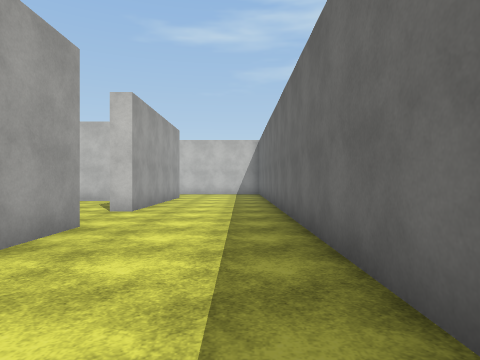
[1] (above)

24 first-person views from a walk through a Unity game level. The camera is 1.4 m above the floor, looks level and sees 75° across. The floor is counted in squares, 2 m on a side. Each view is taken from the middle of a square. On the plan, view 1 faces up. The plan holds only what a view shows up to about 10 squares ahead; the rest is blank. The player is left out. Surface patterns are stand-ins for the level's own textures.

[2]
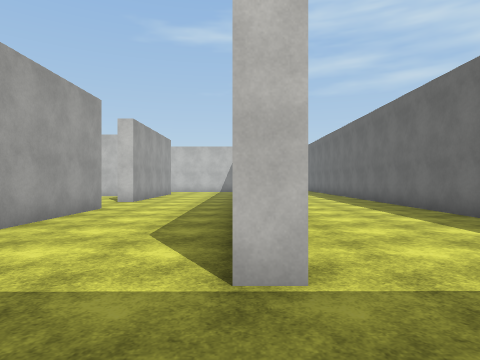

[3]
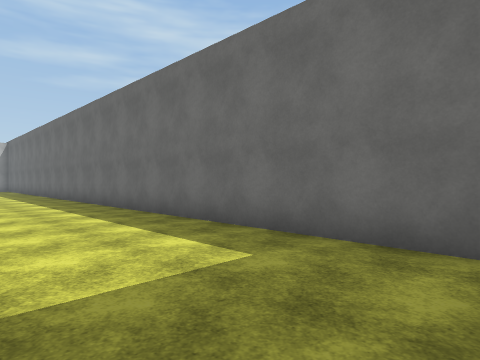

[4]
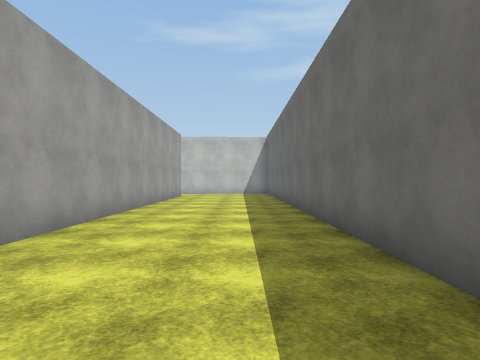

[5]
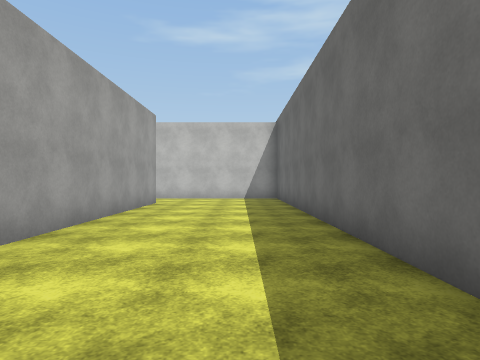

[6]
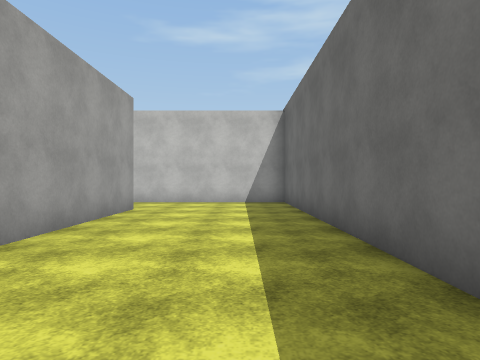

[7]
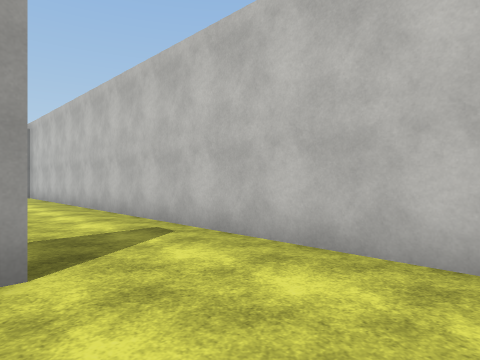

[8]
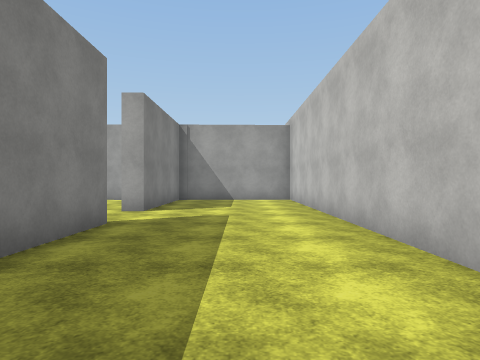

[9]
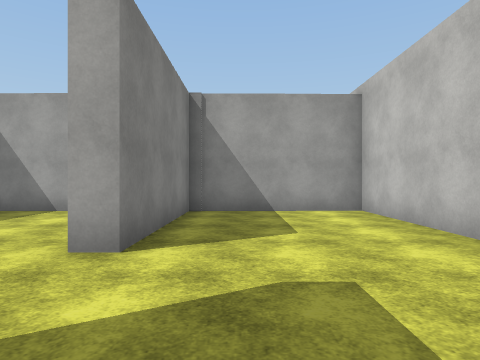

[10]
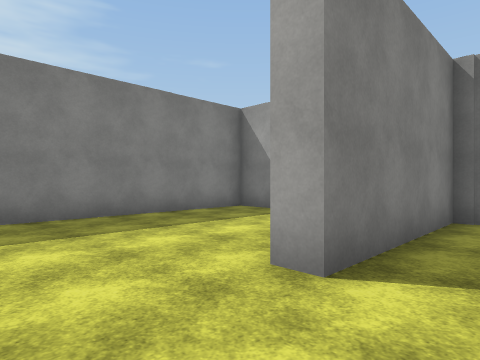

[11]
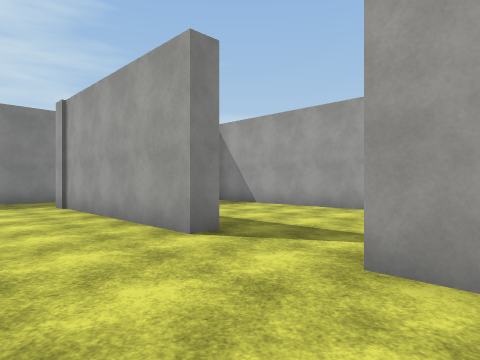

[12]
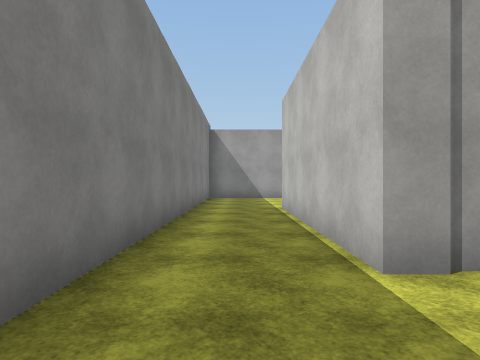

[13]
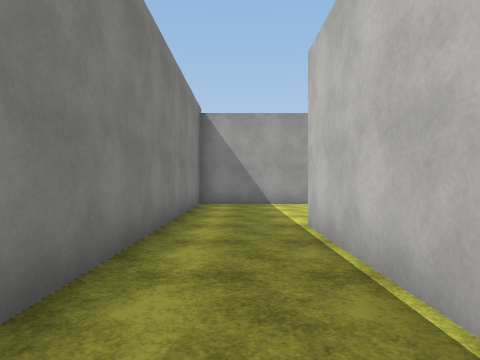

[14]
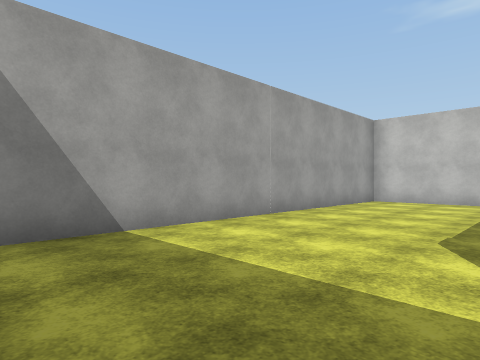

[15]
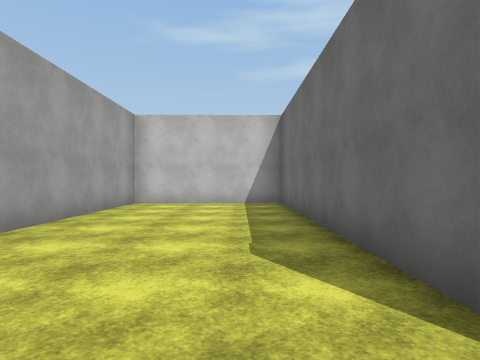

[16]
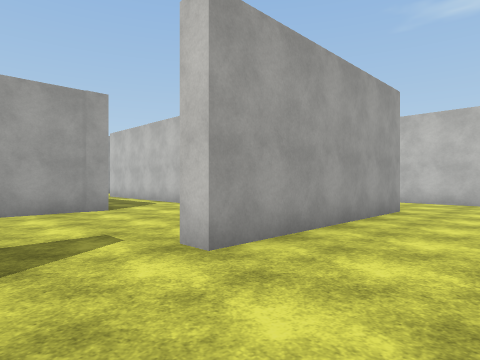

[17]
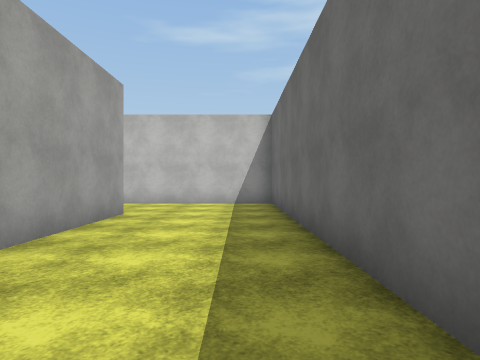

[18]
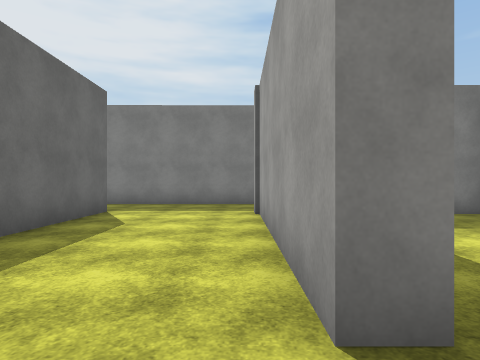

[19]
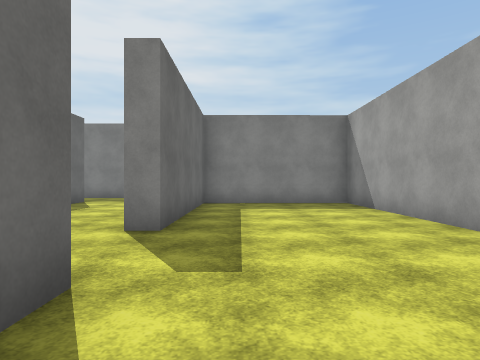

[20]
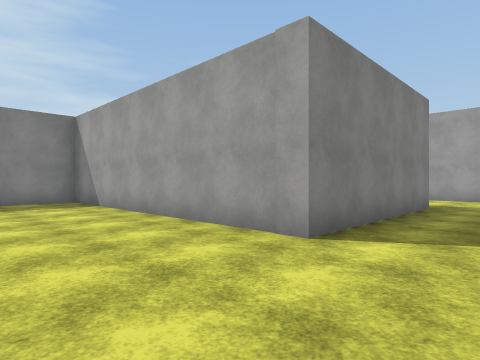

[21]
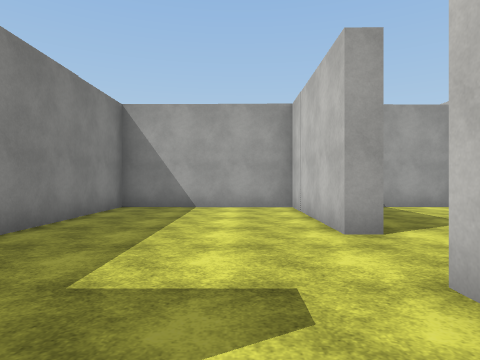

[22]
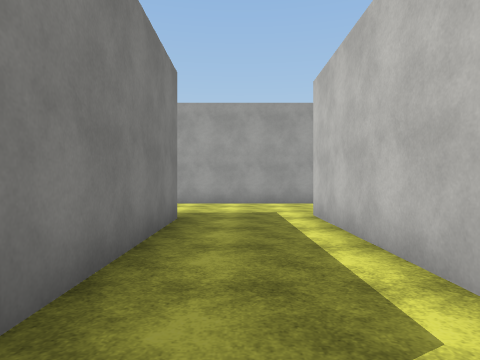

[23]
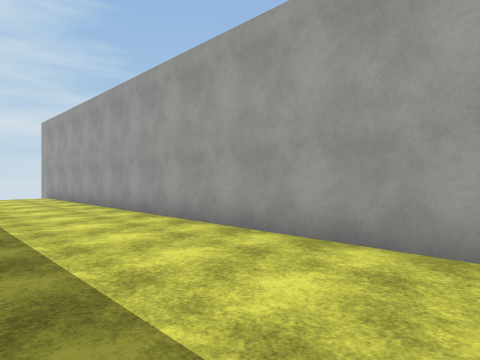

[24]
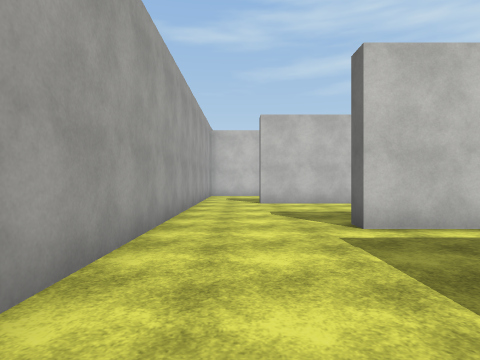

### Floor plan
Points are (right, up) in squares from view 1. A wall is a line through its corners. A room is listed if a view was taken in it or the views show most of it. See-through windows are left out.
Room 1 (views 1, 2, 3, 4, 5, 6, 7, 8, 9, 10, 11, 12, 16, 17, 18, 21)
walls: (-2.4, 12.5) (-2.4, 7) (-2.9, 7); (-2.9, 4.7) (-2.4, 4.7) (-2.4, -0.9); (-4, 15.8) (-1.8, 15.8); (1.5, 17.5) (1.5, 7.2); (1.6, -0.9) (1, -0.9) (1, 15.3) (-4.1, 15.4); (-2.5, -3.1) (2, -3.1); (5.4, -2.6) (5.4, 19.9) (-10, 19.8) (-10, 15.9) (-6, 15.8) (-6, 15.4) (-10, 15.4) (-10.1, 11) (-4.8, 10.9)
ways out: opening at (-2, -2.5) to room 2; opening at (-3, 5.5) to room 3
Room 2 (views 13, 14, 15)
walls: (-7.7, -0.4) (-7.7, 7.4) (-12.1, 7.4) (-12.1, -3.2) (-2.5, -3.1); (-2.4, -0.9) (-7.8, -1)
ways out: opening at (-2, -2.5) to room 1
Room 3 (views 19, 20, 22)
walls: (-2.9, 7) (-2.9, 7.6); (-7.3, 7.9) (-7.3, -0.5) (-2.9, -0.4) (-2.9, 4.7)
ways out: opening at (-3, 5.5) to room 1; opening at (-7.5, 9.5) to room 4
Room 4 (views 23, 24)
walls: (-12.7, 7.9) (-7.3, 7.9); (-8, 10.4) (-13.2, 10.5) (-13.2, 11); (-11.6, 15.4) (-14.4, 15.4); (-16.3, 15.9) (-16.3, -1)
ways out: opening at (-7.5, 9.5) to room 3; opening at (-15.5, 16)

Where each view was taken, in squares from view 1:
view 1: 0 up, 0 right, facing up
view 2: 3 down, 1 right, facing up
view 3: 3 down, 2 right, facing up-right
view 4: 4 up, 4 right, facing up
view 5: 8 up, 4 right, facing up
view 6: 10 up, 4 right, facing up
view 7: 17 up, 4 right, facing up-left
view 8: 18 up, 1 right, facing left
view 9: 17 up, 3 left, facing left
view 10: 17 up, 4 left, facing down-left
view 11: 8 up, 0 right, facing down-left
view 12: 2 down, 0 right, facing left
view 13: 2 down, 3 left, facing left
view 14: 3 down, 8 left, facing up-left
view 15: 2 down, 9 left, facing up
view 16: 5 up, 0 right, facing up-left
view 17: 6 up, 0 right, facing up
view 18: 6 up, 2 left, facing down
view 19: 9 up, 4 left, facing down
view 20: 10 up, 4 left, facing down-left
view 21: 14 up, 2 left, facing left
view 22: 9 up, 7 left, facing left
view 23: 10 up, 13 left, facing down-left
view 24: 6 up, 15 left, facing up
